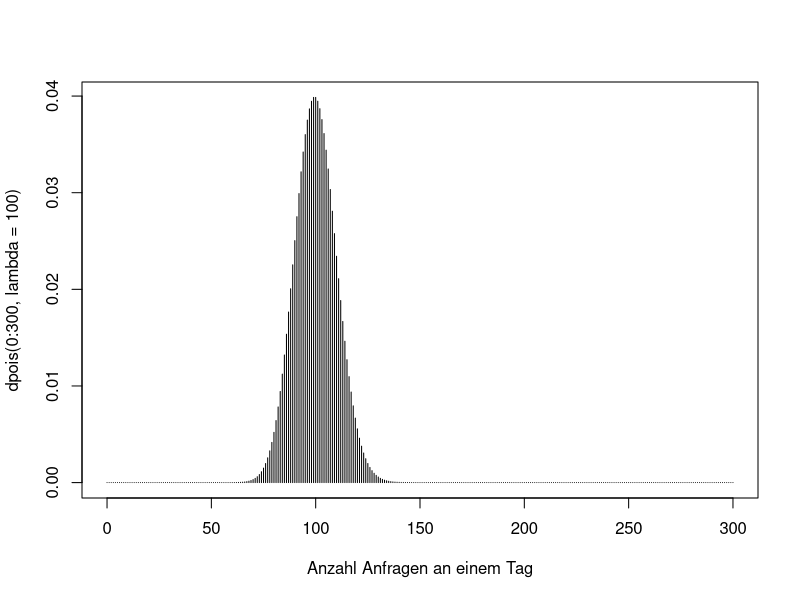
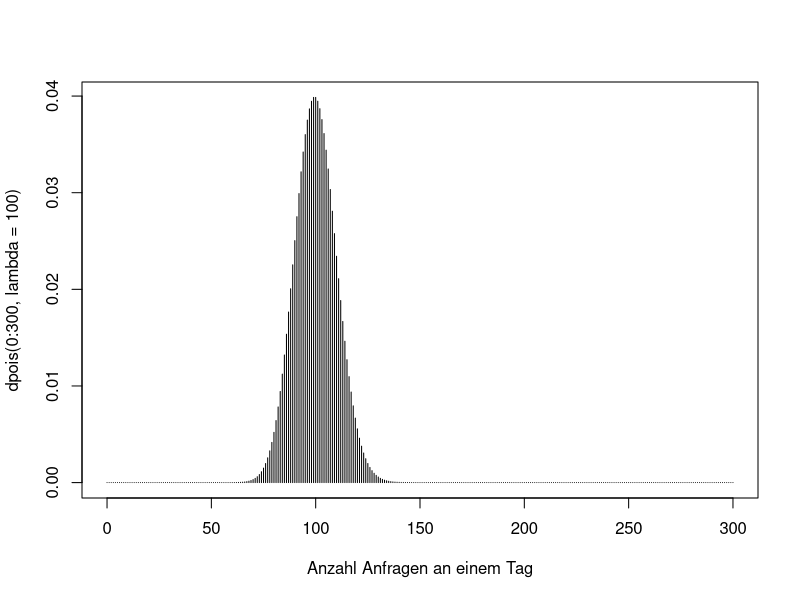

Generate these figures, in order, with R:
plot(0:300, dpois(0:300, lambda = 100), type='h', xlab='Anzahl Anfragen an einem Tag')
plot(0:300, dpois(0:300, lambda = 100), type='h', xlab='Anzahl Anfragen an einem Tag')